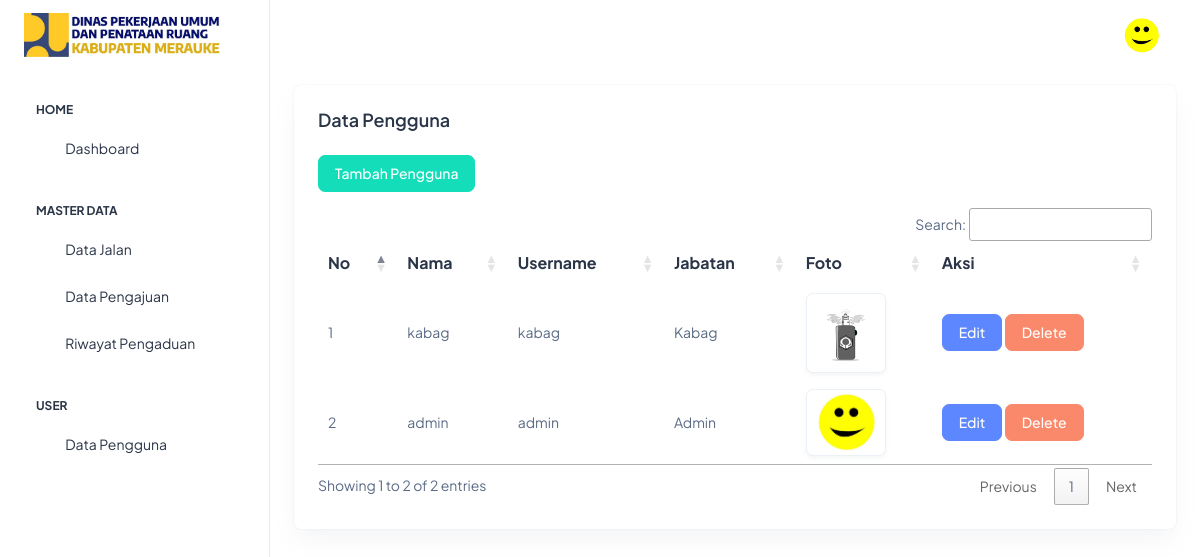
The app's page /admin/pengguna.php (signed in) with its own data.
### tables this page shows
CREATE TABLE `tbl_log` (
  `id` int(11) NOT NULL,
  `nama` varchar(40) NOT NULL,
  `username` varchar(50) NOT NULL,
  `password` varchar(50) NOT NULL,
  `foto` varchar(255) NOT NULL,
  `level` enum('admin','kabag') NOT NULL
);

### inc/config.php (called while the page is built, shortened)
<?php
$base_url = "http://localhost/sigjalan/";
?>

### admin/pengguna.php (the view, shortened to what this page needs)
<?php
include('../inc/config.php');
include('../template/header.php');
include('../template/sidebar.php');
?>
<div class="container-fluid">
    <div class="row">
        <div class="col-lg-12 d-flex align-item-stretch">
            <div class="card w-100">
                <div class="card-body p-4">
                    <h5 class="card-title fw-semibold mb-4">Data Pengguna</h5>
                    <button type="button" class="btn btn-success mb-3" data-bs-toggle="modal" data-bs-target="#tambahModal">Tambah Pengguna</button>
                    <div class="table-responsive">
                        <table id="dataTable" class="table text-nowrap mb-0 align-middle">
                            <thead class="text-dark fs-4">
                                <tr>
                                    <th class="border-bottom-0">No</th>
                                    <th class="border-bottom-0">Nama</th>
                                    <th class="border-bottom-0">Username</th>
                                    <th class="border-bottom-0">Jabatan</th>
                                    <th class="border-bottom-0">Foto</th>
                                    <th class="border-bottom-0">Aksi</th>
                                </tr>
                            </thead>
                            <tbody>
                                <?php
                                $query = "SELECT * FROM tbl_log WHERE level IN ('admin', 'kabag') ORDER BY id DESC";
                                $result = mysqli_query($conn, $query);
                                $no = 1;
                                while ($row = mysqli_fetch_assoc($result)) { ?>
                                <tr>
                                    <td class="border-bottom-0"><?= $no++ ?></td>
                                    <td class="border-bottom-0"><?= $row['nama'] ?></td>
                                    <td class="border-bottom-0"><?= $row['username'] ?></td>
                                    <td class="border-bottom-0"><?= ucfirst($row['level']) ?></td>
                                    <td class="border-bottom-0">
                                        <img src="../assets/img/<?= $row['foto'] ?>" alt="Foto Pengguna" class="img-fluid img-thumbnail" style="max-width: 80px; max-height: 80px; object-fit: cover;">
                                    </td>
                                    <td class="border-bottom-0">
                                        <button type="button" class="btn btn-primary" data-bs-toggle="modal" data-bs-target="#editModal<?= $row['id'] ?>">Edit</button>
                                        <button type="button" class="btn btn-danger" onclick="confirmDelete(<?= $row['id'] ?>)">Delete</button>
                                    </td>
                                </tr>
                                <?php } ?>
                            </tbody>
                        </table>
                    </div>
                </div>
            </div>
        </div>
    </div>
</div>
<?php include('../template/footer.php'); ?>

### template/sidebar.php (shortened to what this page needs)
<?php
include("../inc/config.php");
$id = $_SESSION['id'];
$query = "SELECT nama, foto FROM tbl_log WHERE id = '$id'";
$result = mysqli_query($conn, $query);
if ($result && mysqli_num_rows($result) > 0) {
    $user = mysqli_fetch_assoc($result);
    $foto = $user['foto'];
if (!empty($foto)) {
  $foto_path = "../assets/img/" . $foto;
} else {
  $foto_path = "../assets/images/profile/default.jpg";
}
} else {
    $nama = "Guest";
    $foto = "../assets/images/profile/user-1.jpg";
}
?>
<body>
  <div class="page-wrapper" id="main-wrapper" data-layout="vertical" data-navbarbg="skin6" data-sidebartype="full"
    data-sidebar-position="fixed" data-header-position="fixed">
    <aside class="left-sidebar">
      <div>
        <div class="brand-logo d-flex align-items-center justify-content-between">
        <a href="./index.html" class="text-nowrap logo-img">
            <img src="../assets/images/logos/logo123.jpg" width="200" alt="" />
        </a>
        </div>
        <?php if($_SESSION['level'] == 'admin'){?>
        <nav class="sidebar-nav scroll-sidebar" data-simplebar="">
          <ul id="sidebarnav">
            <li class="nav-small-cap">
              <span class="hide-menu">Home</span>
            </li>
            <li class="sidebar-item">
              <a class="sidebar-link" href="<?= $base_url ?>admin/dashboard.php" aria-expanded="false">
                <span>
                  <i class="ti ti-layout-dashboard"></i>
                </span>
                <span class="hide-menu">Dashboard</span>
              </a>
            </li>
            <li class="nav-small-cap">
              <span class="hide-menu">Master Data</span>
            </li>
            <li class="sidebar-item">
              <a class="sidebar-link" href="<?= $base_url ?>admin/jalan.php" aria-expanded="false">
                <span>
                  <i class="ti ti-file-description"></i>
                </span>
                <span class="hide-menu">Data Jalan</span>
              </a>
            </li>
            <li class="sidebar-item">
              <a class="sidebar-link" href="<?= $base_url ?>admin/pengajuan_masuk.php" aria-expanded="false">
                <span>
                  <i class="ti ti-alert-circle"></i>
                </span>
                <span class="hide-menu">Data Pengajuan</span>
              </a>
            </li>
            <li class="sidebar-item">
              <a class="sidebar-link" href="<?= $base_url ?>admin/riwayat_pengajuan.php" aria-expanded="false">
                <span>
                  <i class="ti ti-cards"></i>
                </span>
                <span class="hide-menu">Riwayat Pengaduan</span>
              </a>
            </li>
            <li class="nav-small-cap">
              <span class="hide-menu">User</span>
            </li>
            <li class="sidebar-item">
              <a class="sidebar-link" href="<?= $base_url ?>admin/pengguna.php" aria-expanded="false">
                <span>
                  <i class="ti ti-users"></i>
                </span>
                <span class="hide-menu">Data Pengguna</span>
              </a>
            </li>
          </ul>
        </nav>
        <?php } else if($_SESSION['level'] == 'kabag'){?>
        <nav class="sidebar-nav scroll-sidebar" data-simplebar="">
          <ul id="sidebarnav">
            <li class="nav-small-cap">
              <i class="ti ti-dots nav-small-cap-icon fs-4"></i>
              <span class="hide-menu">Home</span>
            </li>
            <li class="sidebar-item">
              <a class="sidebar-link" href="<?= $base_url ?>kabag/dashboard.php" aria-expanded="false">
                <span>
                  <i class="ti ti-layout-dashboard"></i>
                </span>
                <span class="hide-menu">Dashboard</span>
              </a>
            </li>
            <li class="nav-small-cap">
              <i class="ti ti-dots nav-small-cap-icon fs-4"></i>
              <span class="hide-menu">Master Data</span>
            </li>
            <li class="sidebar-item">
              <a class="sidebar-link" href="<?= $base_url ?>kabag/jalan.php" aria-expanded="false">
                <span>
                  <i class="ti ti-file-description"></i>
                </span>
                <span class="hide-menu">Data Jalan</span>
              </a>
            </li>
            <li class="sidebar-item">
              <a class="sidebar-link" href="<?= $base_url ?>kabag/riwayat_pengajuan.php" aria-expanded="false">
                <span>
                  <i class="ti ti-cards"></i>
                </span>
                <span class="hide-menu">Riwayat Pengajuan</span>
              </a>
            </li>
          </ul>
        </nav>
        <?php } ?>
      </div>
    </aside>
    <div class="body-wrapper">
    <header class="app-header">
        <nav class="navbar navbar-expand-lg navbar-light">
            <div class="navbar-collapse justify-content-end px-0" id="navbarNav">
                <ul class="navbar-nav flex-row ms-auto align-items-center justify-content-end">
                    <li class="nav-item dropdown">
                        <a class="nav-link nav-icon-hover" href="javascript:void(0)" id="drop2" data-bs-toggle="dropdown" aria-expanded="false" style="z-index: 1050;">
                        <img src="<?= $foto_path ?>" alt="Foto Profil" class="profile-photo">
                        </a>
                    </li>
                </ul>
            </div>
        </nav>
    </header>

### template/sidebar.php (style rules this page uses)
.profile-photo { width: 35px; height: 35px; object-fit: cover; border-radius: 50%; }

### records on screen
tbl_log: foto (picture), nama "admin", username "admin", level "Admin"
tbl_log: nama "kabag", username "kabag", level "Kabag", foto (picture)
